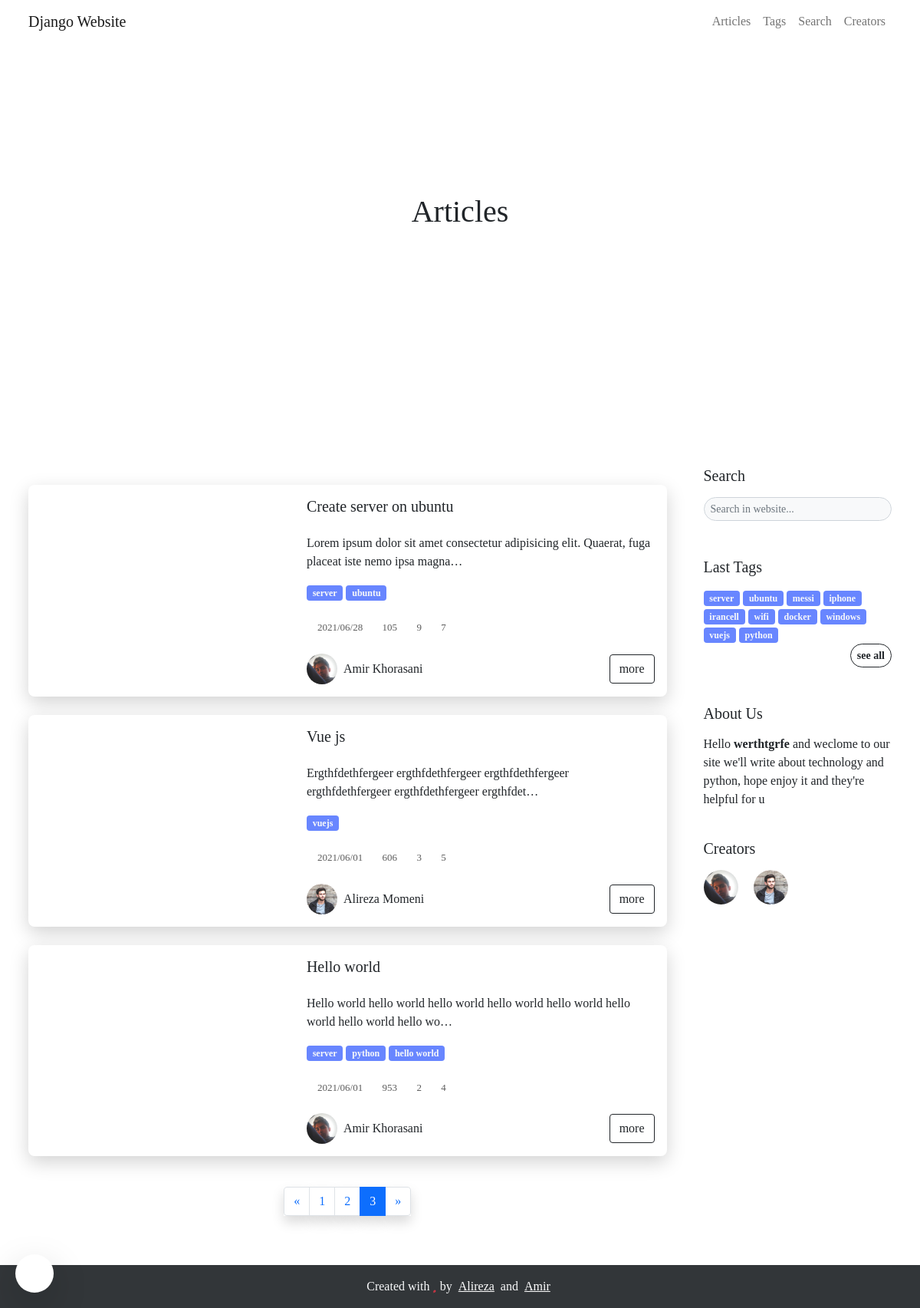
Before: /articles?p=3 with the older database file.
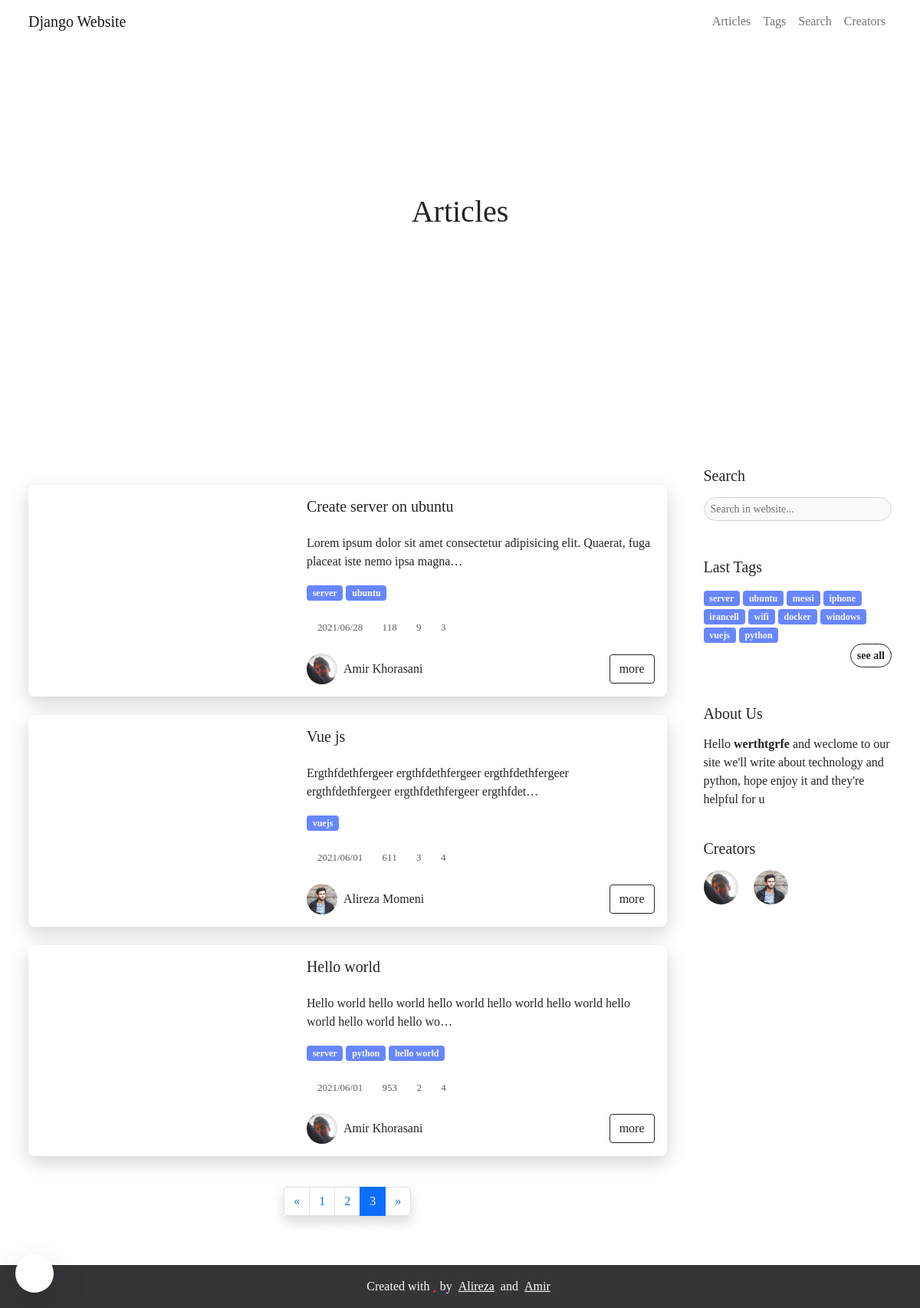
After: the same page with the newer database file.
### blog/models.py (models this page shows, shortened)
class Article(models.Model):
    title_en   = models.CharField(max_length=200) # english title
    title_fa   = models.CharField(max_length=200) # persian title
    desc_en    = models.TextField() # english description for article in home
    desc_fa    = models.TextField() # persian description for article in home
    body_en    = RichTextUploadingField() # english body
    body_fa    = RichTextUploadingField() # persian body
    slug       = models.SlugField(max_length=100,unique=True) # slug of the article
    short_slug = models.SlugField(editable=False) # auto created in auto_slug_article function
    views      = models.IntegerField(default=0) # number of views this article
    status     = models.BooleanField(default=True) # article status => true:publish , false:draft
    created    = models.DateTimeField(auto_now_add=True) # auto complete created time
    updated    = models.DateTimeField(auto_now=True) # auto compelete last update
    author     = models.ForeignKey(User,editable=False,null=True,on_delete=models.SET_NULL) # auto delete article on delete author
    category   = models.ManyToManyField(Category,blank=True,related_name='articles') # article categories
    thumbnail  = models.ImageField(upload_to='thumbnails') # article thumbnail in post card and main page
    readtime   = models.IntegerField(default=0) # suggested time for readnig the article
    class Meta:
        verbose_name_plural = 'Articles'
        ordering            = ['-created'] # for new to old sorting in admin panel
    objects = ArticleManager() # set managers for this class
    def simple_created(self):
        return self.created.strftime("%Y/%m/%d")
    simple_created.short_description = "created"

class Category(models.Model):
    name_en = CharField(max_length=100) # English name
    name_fa = CharField(max_length=100) # Persian name
    slug    = SlugField(editable=False) #auto created in auto_slug_category function
    created = DateTimeField(auto_now_add=True) # auto complete created time
    status  = BooleanField(default=True) # category status => true:publish , false:draft
    thumbnail  = models.ImageField(upload_to='categories',null=True) # article thumbnail in post card and main page
    class Meta:
        verbose_name_plural = 'Categories'
        ordering            = ['-created'] # for new to old sorting in admin panel
    objects = CategoryManager() # set managers for this class
    def simple_created(self):
        return self.created.strftime("%Y/%m/%d %H:%M")
    simple_created.short_description = "created"

class Comment(models.Model):
    admin    = models.ForeignKey(User,editable=False,default=None,null=True,on_delete=models.SET_NULL)
    article  = models.ForeignKey(Article,on_delete=models.CASCADE,related_name='comments')
    name     = CharField(max_length=50)
    desc     = RichTextField()
    created  = models.DateTimeField(auto_now_add=True)
    reply_to = models.ForeignKey('self',null=True,blank=True,on_delete=models.CASCADE,related_name='replies')
    status   = models.BooleanField(default=False) # comment status => true:publish , false:draft
    avatar   = models.ForeignKey(Avatar,on_delete=models.SET_NULL,null=True)
    class Meta:
        ordering = ('-created',)
    objects = CommentsManager()

class User(AbstractUser):
    thumbnail     = models.ImageField(upload_to='creators',default='creators/default.png')
    telegram      = models.URLField(null=True,blank=True)
    instagram     = models.URLField(null=True,blank=True)
    github        = models.URLField(null=True,blank=True)
    user_page_url = models.CharField(max_length=200)
    desc          = RichTextField(null=True)
    skills        = models.CharField(max_length=500,null=True)

### blog/views.py (the view)
# urls.py: path('articles',ArticlesListView.as_view(),name='articles'),
class ArticlesListView(ListView):
    queryset      = get_list_or_404(Article.objects.active())
    template_name = 'articles.html'
    context_object_name = 'articles'
    paginate_by   = 5
    page_kwarg = 'p'

### template/articles.html (shortened to what this page needs)
{% load static %} {% load template_tags %}
<!DOCTYPE html>
<html lang="en">
<head>
    <link rel="stylesheet" href="{% static 'blog/css/swiper.min.css' %}">
    <link rel="stylesheet" href="{% static 'blog/css/bootstrap.css' %}">
    <link rel="stylesheet" href="{% static 'blog/fontawesome-free-5.15.3-web/css/all.css' %}">
    <link rel="stylesheet" href="{% static 'blog/css/custom.css' %}">
    <link rel="stylesheet" href="{% static 'blog/css/responsiv.css' %}">
    <link rel="stylesheet" href="{% static 'blog/css/pages/tags.css' %}">
</head>
<body data-src="../media/img/header.jpg">
    <header class="thumbnail">
        {% include 'partials/navbar.html' %}
        <div class="text-center header-img">
            <h1 class="w-100">
                Articles
            </h1>
        </div>
    </header>
    <main class="py-5">
        <div class="container">
            <div class="row gx-md-5">
                <div class="col-md-8 col-lg-9">
                    <section>
                        {% for article in articles %}
                        <div class="card rounded my-4 overflow-hidden">
                            <div class="row g-0">
                                <div class="col-lg-6 col-xl-5 p-3">
                                    <div class="img-card h-100 rounded" data-src="'{{ article.thumbnail.url }}'"></div>
                                </div>
                                <div class="col-lg-6 col-xl-7 p-3">
                                    <h5 class="pb-3">
                                        {{ article.title_en|capfirst }}
                                    </h5>
                                    <p class="mb-3">
                                        {{ article.desc_en|capfirst|safe|truncatechars:100 }}
                                    </p>
                                    {% for category in article.category.active %}
                                    <a href="{% url 'blog:tag' category.slug %}" class="badge bg-info text-light text-decoration-none">
                                            {{ category.name_en|lower }}
                                        </a> {% endfor %}
                                    <div class="icons-card pt-2 mt-3">
                                        <div class="d-inline-flex w-auto align-items-center flex-wrap">
                                            <i class="fas fa-calendar"></i>
                                            <p class="m-0 ps-1 pe-2">{{ article.created|date:'Y/m/d' }}</p>
                                        </div>
                                        <div class="d-inline-flex w-auto align-items-center flex-wrap">
                                            <i class="fas fa-eye"></i>
                                            <p class="m-0 ps-1 pe-2">{{ article.views }}</p>
                                        </div>
                                        <div class="d-inline-flex w-auto align-items-center flex-wrap">
                                            <i class="fas fa-clock"></i>
                                            <p class="m-0 ps-1 pe-2">{{ article.readtime }}</p>
                                        </div>
                                        <div class="d-inline-flex w-auto align-items-center flex-wrap">
                                            <i class="fas fa-comment"></i>
                                            <p class="m-0 ps-1 pe-2">{{ article.comments.active|length }}</p>
                                        </div>
                                    </div>
                                    <div class="d-flex align-items-center justify-content-between flex-wrap">
                                        <a href="/{{ article.author.user_page_url }}" class="pe-3 text-decoration-none mt-4 dark-on text-dark d-inline-flex align-items-center">
                                            <img src="{{ article.author.thumbnail.url }}" class="img-sm rounded-pill " alt="">
                                            <div class="px-2">
                                                <span>
                                                        {% author_full_name article.author %}
                                                    </span>
                                            </div>
                                        </a>
                                        <a href="{% url 'blog:article_slug' article.slug %}" class="btn btn-outline-dark d-block ms-auto mt-4">
                                                more
                                        </a>
                                    </div>
                                </div>
                            </div>
                        </div>
                        {% endfor %}
                    {% if is_paginated %}
                        <div class='pt-3'>
                            <nav aria-label="Page navigation example" class="bg-opacity">
                                <ul class="pagination d-flex justify-content-center">
                                    <li class="page-item shadow">
                                        {% if page_obj.has_previous %}
                                            <a class="page-link" href="{% url 'blog:articles' %}?p={{page_obj.previous_page_number}}" aria-label="Previous">
                                                <span aria-hidden="true">&laquo;</span>
                                            </a>
                                        {% else %}
                                            <a class="page-link" aria-label="Previous" style="cursor: not-allowed;">
                                                <span aria-hidden="true">&laquo;</span>
                                            </a>
                                        {% endif %}
                                    </li>
                                    {% if page_obj.paginator.num_pages > 7 %}
                                        {% if page_obj.number|add:"3" >= page_obj.paginator.num_pages %}
                                            <li class="page-item shadow"><a class="page-link" href="{% url 'blog:articles' %}?p=1">1</a></li>
                                            <li class="page-item shadow"><a class="page-link" style="pointer-events: none;">...</a></li>
                                            {% calculate_latest_5_page_numbers page_obj.paginator.num_pages as range_number %}
                                            {% for page_number in '12345'|make_list %}
                                                {% if forloop.counter|add:range_number == page_obj.number %}
                                                    <li class="page-item shadow active"><a class="page-link" href="#">{{ page_obj.number }}</a></li>
                                                {% else %}
                                                    <li class="page-item shadow"><a class="page-link" href="{% url 'blog:articles' %}?p={{forloop.counter|add:range_number}}">{{ forloop.counter|add:range_number }}</a></li>
                                                {% endif %}
                                            {% endfor %}
                                        {% elif page_obj.number|add:"-3" <= 1 %}
                                            {% for page_number in '12345'|make_list %}
                                                {% if forloop.counter == page_obj.number %}
                                                    <li class="page-item shadow active"><a class="page-link" href="{% url 'blog:articles' %}?p={{page_obj.number}}">{{ page_obj.number }}</a></li>
                                                {% else %}
                                                    <li class="page-item shadow"><a class="page-link" href="{% url 'blog:articles' %}?p={{forloop.counter}}">{{ forloop.counter }}</a></li>
                                                {% endif %}
                                            {% endfor %}
                                            <li class="page-item shadow"><a class="page-link" style="pointer-events: none;">...</a></li>
                                            <li class="page-item shadow"><a class="page-link" href="{% url 'blog:articles' %}?p={{page_obj.paginator.num_pages}}">{{ page_obj.paginator.num_pages }}</a></li>
                                        {% else %}
                                            <li class="page-item shadow"><a class="page-link" href="{% url 'blog:articles' %}?p=1">1</a></li>
                                            <li class="page-item shadow"><a class="page-link" style="pointer-events: none;">...</a></li>
                                            <li class="page-item shadow"><a class="page-link" href="{% url 'blog:articles' %}?p={{page_obj.previous_page_number}}">{{ page_obj.previous_page_number }}</a></li>
                                            <li class="page-item shadow active"><a class="page-link" href="#">{{ page_obj.number }}</a></li>
                                            <li class="page-item shadow"><a class="page-link" href="{% url 'blog:articles' %}?p={{page_obj.next_page_number}}">{{ page_obj.next_page_number }}</a></li>
                                            <li class="page-item shadow"><a class="page-link" style="pointer-events: none;">...</a></li>
                                            <li class="page-item shadow"><a class="page-link" href="{% url 'blog:articles' %}?p={{page_obj.paginator.num_pages}}">{{ page_obj.paginator.num_pages }}</a></li>
                                        {% endif %}
                                    {% else %}
                                        {% for page_number in page_obj.paginator.page_range %}
                                            {% if page_obj.number == page_number %}
                                                <li class="page-item shadow active"><a class="page-link" href="#">{{ page_number }}</a></li>
                                            {% else %}
                                                <li class="page-item shadow"><a class="page-link" href="{% url 'blog:articles' %}?p={{page_number}}">{{ page_number }}</a></li>
                                            {% endif %}
                                        {% endfor %}
                                    {% endif %}
                                    <li class="page-item shadow">
                                        {% if page_obj.has_next %}
                                            <a class="page-link" href="{% url 'blog:articles' %}?p={{page_obj.next_page_number}}" aria-label="Next">
                                                <span aria-hidden="true">&raquo;</span>
                                            </a>
                                        {% else %}
                                            <a class="page-link" aria-label="Next" style="cursor: not-allowed;">
                                                <span aria-hidden="true">&raquo;</span>
                                            </a>
                                        {% endif %}
                                    </li>
                                </ul>
                            </nav>
                        </div>
                    {% endif %}
                    </section>
                </div>
                {% include 'partials/col-4.html' %}
            </div>
        </div>
    </main>
    {% include 'partials/footer.html' %}
</body>
</html>

### template/partials/col_4_tags.html
{% if fix %}
    {% for category in col_4_tags %}
        <a href="{% url 'blog:tag' category.slug %}" class="badge bg-info text-light text-decoration-none">
            {{ category.name_en|lower }}
        </a> {% endfor %} {% else %} {% for category in col_4_tags %}
        <a href="{% url 'blog:tag' category.slug %}" class="badge bg-info text-light text-decoration-none">
            {{ category.name_en|lower }}
        </a>
    {% endfor %}
    <br>
    <div class="text-end">
        <a href="/tags" class="btn btn-sm btn-outline-dark text-decoration-none rounded-pill"><b>see all</b></a>
    </div>
{% endif %}

### template/partials/col_4_social.html
<div id='creators'>
    {% for creator in creators %}
        <a href="/{{ creator.user_page_url }}" class="text-decoration-none admin">
            <img src="{{ creator.thumbnail.url }}" class="img-sm rounded-pill me-3" alt="">
        </a>
    {% endfor %}
</div>

Changed rows visible on the page:
changed Article "Create server on ubuntu": views "105" → "118"; comments.active|length "7" → "3"
changed Article "Vue js": views "606" → "611"; comments.active|length "5" → "4"
